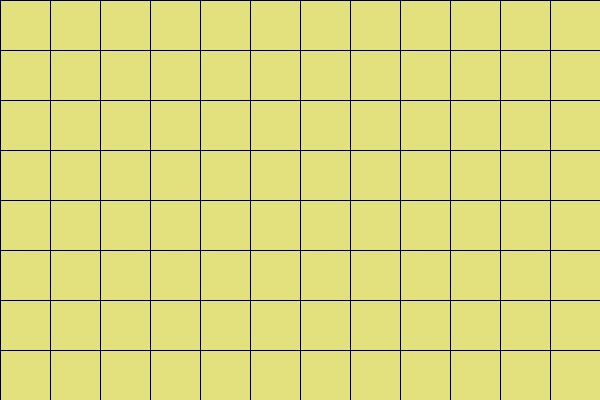
Frame 1 (no input)
Frame 60 (the mouse pressed at the canvas centre just before this capture): identical to frame 1, image omitted
Frame 120 (the mouse held since frame 60 and released just before this capture): identical to frame 1, image omitted

The Processing sketch that drew this single still picture (run headless with seeded random() and noise(); from frame 60 on, the mouse is pressed at the canvas centre):

// Processing sketch: week04_2
// ── week04_2.pde
// week04-2 好玩的程式設計 for for 迴圈 + if 判斷
// Ctrl-N 開新的程式的視窗
void setup() {
  size(600, 400);
}
void draw() {
  for (int y = 0; y < 400; y += 50) {//外面 for迴圈 對 y
    for (int x = 0; x < 600; x += 50) {//裡面 for迴圈 對 x
      if (x < mouseX && mouseX < x+50) fill(#148B30);
      else if (y < mouseY && mouseY < y+50) fill(#148B30);
      else fill(#E3E07E);// 自己在 Tool-色彩選擇器,挑顏色
      rect(x, y, 50, 50);
    }
  }
}
